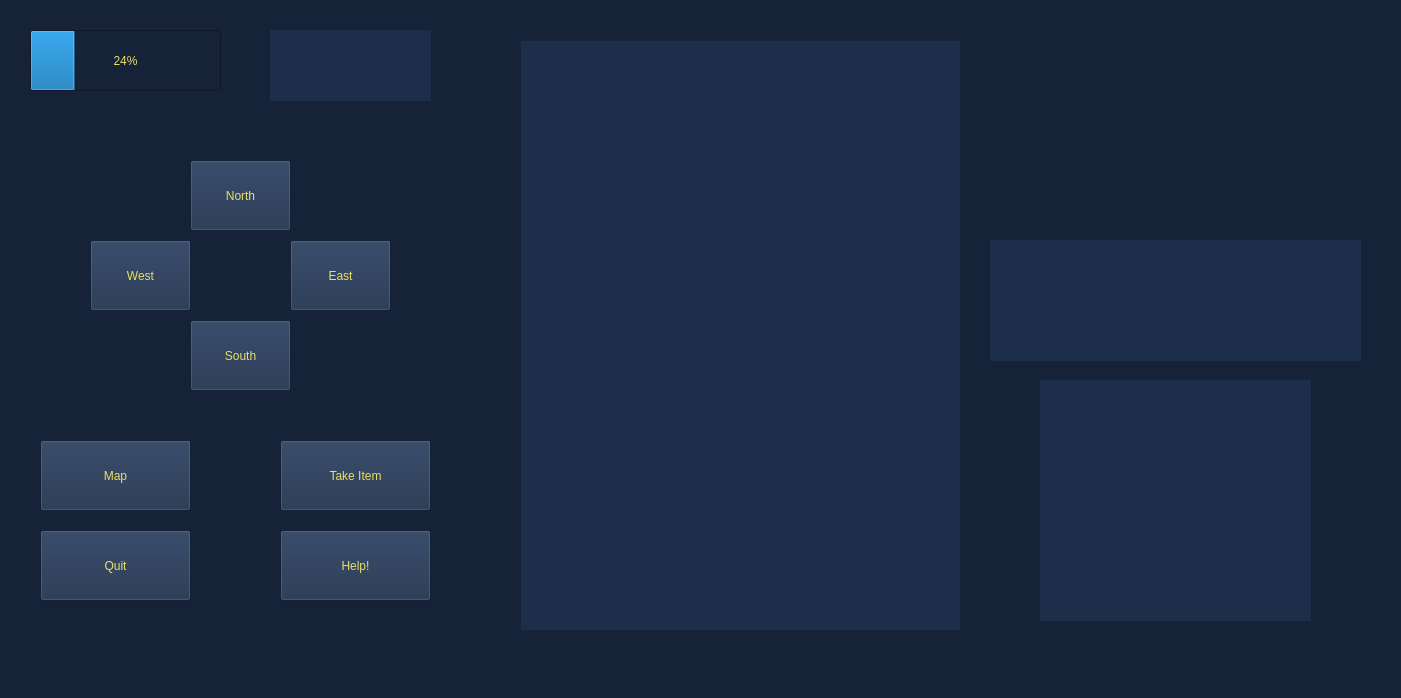
<?xml version="1.0" encoding="UTF-8"?>
<ui version="4.0">
 <class>MainWindow</class>
 <widget class="QMainWindow" name="MainWindow">
  <property name="geometry">
   <rect>
    <x>0</x>
    <y>0</y>
    <width>1401</width>
    <height>698</height>
   </rect>
  </property>
  <property name="windowTitle">
   <string>MainWindow</string>
  </property>
  <property name="styleSheet">
   <string notr="true">background: rgb(21, 34, 56);
color: rgb(232, 225, 99);
font: 700 12pt &quot;Script MT Bold&quot;;</string>
  </property>
  <widget class="QWidget" name="centralwidget">
   <widget class="QPushButton" name="Quit">
    <property name="geometry">
     <rect>
      <x>40</x>
      <y>530</y>
      <width>151</width>
      <height>71</height>
     </rect>
    </property>
    <property name="styleSheet">
     <string notr="true">background: rgb(28, 46, 74)
</string>
    </property>
    <property name="text">
     <string>Quit</string>
    </property>
   </widget>
   <widget class="QPushButton" name="Map_Button">
    <property name="geometry">
     <rect>
      <x>40</x>
      <y>440</y>
      <width>151</width>
      <height>71</height>
     </rect>
    </property>
    <property name="styleSheet">
     <string notr="true">background: rgb(28, 46, 74)</string>
    </property>
    <property name="text">
     <string>Map</string>
    </property>
   </widget>
   <widget class="QPushButton" name="North">
    <property name="geometry">
     <rect>
      <x>190</x>
      <y>160</y>
      <width>101</width>
      <height>71</height>
     </rect>
    </property>
    <property name="styleSheet">
     <string notr="true">background: rgb(28, 46, 74)</string>
    </property>
    <property name="text">
     <string>North</string>
    </property>
    <property name="iconSize">
     <size>
      <width>16</width>
      <height>16</height>
     </size>
    </property>
   </widget>
   <widget class="QPushButton" name="East">
    <property name="geometry">
     <rect>
      <x>290</x>
      <y>240</y>
      <width>101</width>
      <height>71</height>
     </rect>
    </property>
    <property name="styleSheet">
     <string notr="true">background: rgb(28, 46, 74)</string>
    </property>
    <property name="text">
     <string>East</string>
    </property>
   </widget>
   <widget class="QPushButton" name="West">
    <property name="geometry">
     <rect>
      <x>90</x>
      <y>240</y>
      <width>101</width>
      <height>71</height>
     </rect>
    </property>
    <property name="styleSheet">
     <string notr="true">background: rgb(28, 46, 74)</string>
    </property>
    <property name="text">
     <string>West</string>
    </property>
   </widget>
   <widget class="QPushButton" name="South">
    <property name="geometry">
     <rect>
      <x>190</x>
      <y>320</y>
      <width>101</width>
      <height>71</height>
     </rect>
    </property>
    <property name="styleSheet">
     <string notr="true">background: rgb(28, 46, 74)</string>
    </property>
    <property name="text">
     <string>South</string>
    </property>
   </widget>
   <widget class="QLabel" name="Map">
    <property name="geometry">
     <rect>
      <x>1000</x>
      <y>20</y>
      <width>361</width>
      <height>191</height>
     </rect>
    </property>
    <property name="styleSheet">
     <string notr="true">background-image: url(:/img/img/Forchtenstein-grounds-map.png);</string>
    </property>
    <property name="text">
     <string/>
    </property>
   </widget>
   <widget class="QProgressBar" name="CoinCollected">
    <property name="geometry">
     <rect>
      <x>30</x>
      <y>30</y>
      <width>191</width>
      <height>61</height>
     </rect>
    </property>
    <property name="value">
     <number>24</number>
    </property>
   </widget>
   <widget class="QTextBrowser" name="TextWindow">
    <property name="geometry">
     <rect>
      <x>520</x>
      <y>40</y>
      <width>441</width>
      <height>591</height>
     </rect>
    </property>
    <property name="styleSheet">
     <string notr="true">background: rgb(28, 46, 74)</string>
    </property>
   </widget>
   <widget class="QLabel" name="TimeLeft">
    <property name="geometry">
     <rect>
      <x>270</x>
      <y>30</y>
      <width>161</width>
      <height>71</height>
     </rect>
    </property>
    <property name="layoutDirection">
     <enum>Qt::RightToLeft</enum>
    </property>
    <property name="styleSheet">
     <string notr="true">background: rgb(28, 46, 74);</string>
    </property>
    <property name="text">
     <string/>
    </property>
   </widget>
   <widget class="QPushButton" name="Take_Button">
    <property name="geometry">
     <rect>
      <x>280</x>
      <y>440</y>
      <width>151</width>
      <height>71</height>
     </rect>
    </property>
    <property name="styleSheet">
     <string notr="true">background: rgb(28, 46, 74)</string>
    </property>
    <property name="text">
     <string>Take Item</string>
    </property>
   </widget>
   <widget class="QPushButton" name="Help_Button">
    <property name="geometry">
     <rect>
      <x>280</x>
      <y>530</y>
      <width>151</width>
      <height>71</height>
     </rect>
    </property>
    <property name="styleSheet">
     <string notr="true">background: rgb(28, 46, 74)</string>
    </property>
    <property name="text">
     <string>Help!</string>
    </property>
   </widget>
   <widget class="QLabel" name="RoomWindow">
    <property name="geometry">
     <rect>
      <x>990</x>
      <y>240</y>
      <width>371</width>
      <height>121</height>
     </rect>
    </property>
    <property name="styleSheet">
     <string notr="true">background: rgb(28, 46, 74)</string>
    </property>
    <property name="text">
     <string/>
    </property>
   </widget>
   <widget class="QLabel" name="WordleWindow">
    <property name="geometry">
     <rect>
      <x>1040</x>
      <y>380</y>
      <width>271</width>
      <height>241</height>
     </rect>
    </property>
    <property name="styleSheet">
     <string notr="true">background: rgb(28, 46, 74)</string>
    </property>
    <property name="text">
     <string/>
    </property>
   </widget>
  </widget>
  <widget class="QMenuBar" name="menubar">
   <property name="geometry">
    <rect>
     <x>0</x>
     <y>0</y>
     <width>1401</width>
     <height>25</height>
    </rect>
   </property>
  </widget>
  <widget class="QStatusBar" name="statusbar"/>
 </widget>
 <resources/>
 <connections/>
</ui>
